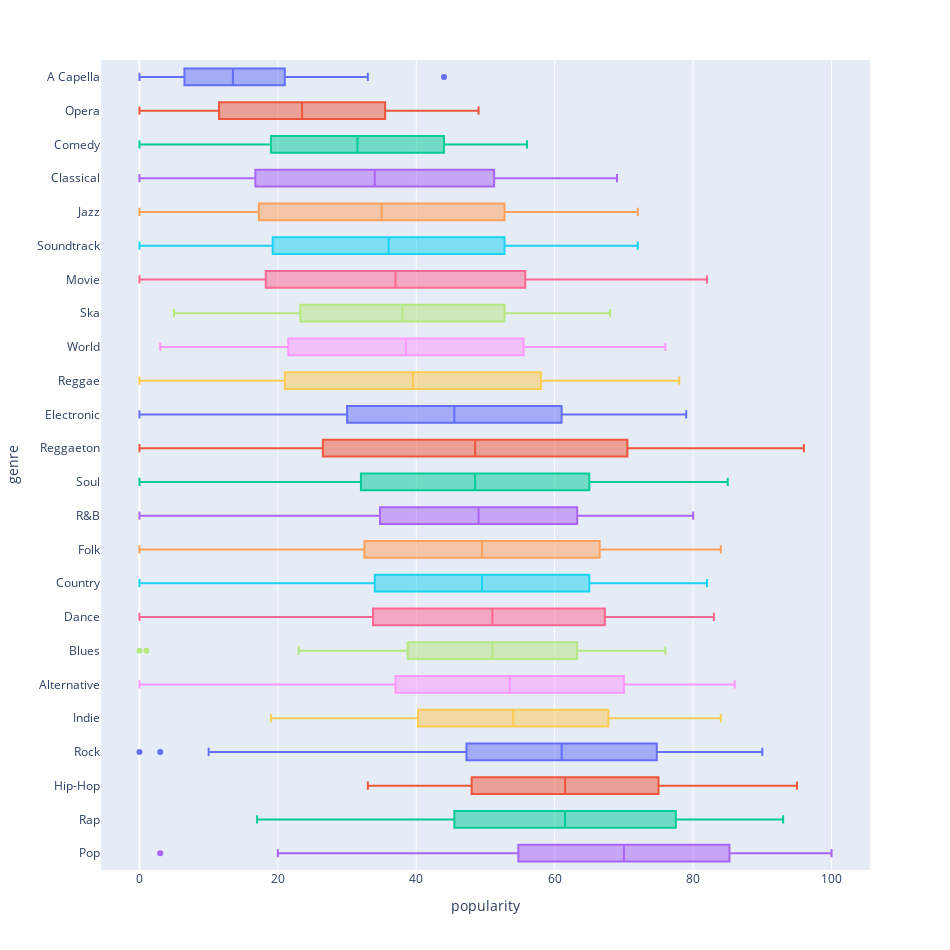

This figure's notebook cell:
### Code cell
bars = px.box(songs_merge, x="popularity", y="genre", color = 'genre', width=950, height=950)
bars.layout.update(showlegend=False)
bars

### Figure 1 — Plotly figure (JSON) as saved in the notebook; plotly's stock layout.template omitted (floating-point values rounded to 4 significant figures)
{"data": [{"alignmentgroup": "True", "hovertemplate": "genre=%{y}<br>popularity=%{x}<extra></extra>", "legendgroup": "A Capella", "marker": {"color": "#636efa"}, "name": "A Capella", "notched": false, "offsetgroup": "A Capella", "orientation": "h", "showlegend": true, "type": "box", "x": [0, 44, 33, 25, 24, 23, 22, 20, 19, 18, 17, 16, 15, 14, 26, 12, 13, 1, 3, 4, 5, 2, 7, 8, 9, 10, 11, 6], "x0": " ", "xaxis": "x", "y": ["A Capella", "A Capella", "A Capella", "A Capella", "A Capella", "A Capella", "A Capella", "A Capella", "A Capella", "A Capella", "A Capella", "A Capella", "A Capella", "A Capella", "A Capella", "A Capella", "A Capella", "A Capella", "A Capella", "A Capella", "A Capella", "A Capella", "A Capella", "A Capella", "A Capella", "A Capella", "A Capella", "A Capella"], "y0": " ", "yaxis": "y"}, {"alignmentgroup": "True", "hovertemplate": "genre=%{y}<br>popularity=%{x}<extra></extra>", "legendgroup": "Opera", "marker": {"color": "#EF553B"}, "name": "Opera", "notched": false, "offsetgroup": "Opera", "orientation": "h", "showlegend": true, "type": "box", "x": [26, 34, 27, 28, 29, 30, 31, 32, 33, 35, 42, 37, 38, 39, 40, 41, 43, 44, 45, 48, 25, 36, 24, 10, 22, 0, 1, 2, 3, 4, 5, 6, 7, 8, 9, 23, 49, 12, 13, 14, 15, 16, 17, 18, 19, 20, 21, 11], "x0": " ", "xaxis": "x", "y": ["Opera", "Opera", "Opera", "Opera", "Opera", "Opera", "Opera", "Opera", "Opera", "Opera", "Opera", "Opera", "Opera", "Opera", "Opera", "Opera", "Opera", "Opera", "Opera", "Opera", "Opera", "Opera", "Opera", "Opera", "Opera", "Opera", "Opera", "Opera", "Opera", "Opera", "Opera", "Opera", "Opera", "Opera", "Opera", "Opera", "Opera", "Opera", "Opera", "Opera", "Opera", "Opera", "Opera", "Opera", "Opera", "Opera", "Opera", "Opera"], "y0": " ", "yaxis": "y"}, {"alignmentgroup": "True", "hovertemplate": "genre=%{y}<br>popularity=%{x}<extra></extra>", "legendgroup": "Comedy", "marker": {"color": "#00cc96"}, "name": "Comedy", "notched": false, "offsetgroup": "Comedy", "orientation": "h", "showlegend": true, "type": "box", "x": [0, 12, 25, 18, 19, 20, 21, 22, 23, 24, 8, 26, 27, 28, 29, 30, 31, 32, 33, 34, 35, 36, 37, 38, 17, 39, 16, 14, 56, 55, 54, 53, 52, 51, 50, 49, 48, 15, 47, 45, 44, 43, 42, 9, 10, 11, 41, 13, 46, 40], "x0": " ", "xaxis": "x", "y": ["Comedy", "Comedy", "Comedy", "Comedy", "Comedy", "Comedy", "Comedy", "Comedy", "Comedy", "Comedy", "Comedy", "Comedy", "Comedy", "Comedy", "Comedy", "Comedy", "Comedy", "Comedy", "Comedy", "Comedy", "Comedy", "Comedy", "Comedy", "Comedy", "Comedy", "Comedy", "Comedy", "Comedy", "Comedy", "Comedy", "Comedy", "Comedy", "Comedy", "Comedy", "Comedy", "Comedy", "Comedy", "Comedy", "Comedy", "Comedy", "Comedy", "Comedy", "Comedy", "Comedy", "Comedy", "Comedy", "Comedy", "Comedy", "Comedy", "Comedy"], "y0": " ", "yaxis": "y"}, {"alignmentgroup": "True", "hovertemplate": "genre=%{y}<br>popularity=%{x}<extra></extra>", "legendgroup": "Classical", "marker": {"color": "#ab63fa"}, "name": "Classical", "notched": false, "offsetgroup": "Classical", "orientation": "h", "showlegend": true, "type": "box", "x": [45, 28, 44, 29, 30, 31, 32, 33, 34, 35, 36, 37, 38, 39, 40, 41, 42, 43, 46, 47, 63, 49, 69, 68, 66, 65, 64, 27, 62, 61, 48, 59, 57, 56, 55, 54, 53, 52, 51, 50, 58, 26, 60, 24, 0, 1, 2, 3, 4, 5, 6, 7, 8, 9, 10, 11, 25, 13, 23, 22, 21, 20, 19, 12, 17, 16, 15, 14, 18], "x0": " ", "xaxis": "x", "y": ["Classical", "Classical", "Classical", "Classical", "Classical", "Classical", "Classical", "Classical", "Classical", "Classical", "Classical", "Classical", "Classical", "Classical", "Classical", "Classical", "Classical", "Classical", "Classical", "Classical", "Classical", "Classical", "Classical", "Classical", "Classical", "Classical", "Classical", "Classical", "Classical", "Classical", "Classical", "Classical", "Classical", "Classical", "Classical", "Classical", "Classical", "Classical", "Classical", "Classical", "Classical", "Classical", "Classical", "Classical", "Classical", "Classical", "Classical", "Classical", "Classical", "Classical", "Classical", "Classical", "Classical", "Classical", "Classical", "Classical", "Classical", "Classical", "Classical", "Classical", "Classical", "Classical", "Classical", "Classical", "Classical", "Classical", "Classical", "Classical", "Classical"], "y0": " ", "yaxis": "y"}, {"alignmentgroup": "True", "hovertemplate": "genre=%{y}<br>popularity=%{x}<extra></extra>", "legendgroup": "Jazz", "marker": {"color": "#FFA15A"}, "name": "Jazz", "notched": false, "offsetgroup": "Jazz", "orientation": "h", "showlegend": true, "type": "box", "x": [51, 50, 49, 48, 47, 46, 43, 44, 42, 41, 52, 40, 39, 45, 53, 58, 55, 69, 68, 67, 66, 65, 64, 54, 63, 61, 60, 59, 38, 57, 56, 62, 37, 31, 35, 15, 14, 13, 12, 11, 10, 16, 9, 7, 6, 5, 4, 3, 2, 8, 36, 17, 19, 34, 33, 32, 30, 29, 28, 18, 27, 25, 72, 23, 22, 21, 20, 26, 24, 0, 1], "x0": " ", "xaxis": "x", "y": ["Jazz", "Jazz", "Jazz", "Jazz", "Jazz", "Jazz", "Jazz", "Jazz", "Jazz", "Jazz", "Jazz", "Jazz", "Jazz", "Jazz", "Jazz", "Jazz", "Jazz", "Jazz", "Jazz", "Jazz", "Jazz", "Jazz", "Jazz", "Jazz", "Jazz", "Jazz", "Jazz", "Jazz", "Jazz", "Jazz", "Jazz", "Jazz", "Jazz", "Jazz", "Jazz", "Jazz", "Jazz", "Jazz", "Jazz", "Jazz", "Jazz", "Jazz", "Jazz", "Jazz", "Jazz", "Jazz", "Jazz", "Jazz", "Jazz", "Jazz", "Jazz", "Jazz", "Jazz", "Jazz", "Jazz", "Jazz", "Jazz", "Jazz", "Jazz", "Jazz", "Jazz", "Jazz", "Jazz", "Jazz", "Jazz", "Jazz", "Jazz", "Jazz", "Jazz", "Jazz", "Jazz"], "y0": " ", "yaxis": "y"}, {"alignmentgroup": "True", "hovertemplate": "genre=%{y}<br>popularity=%{x}<extra></extra>", "legendgroup": "Soundtrack", "marker": {"color": "#19d3f3"}, "name": "Soundtrack", "notched": false, "offsetgroup": "Soundtrack", "orientation": "h", "showlegend": true, "type": "box", "x": [35, 49, 48, 47, 46, 45, 50, 44, 42, 41, 40, 39, 38, 37, 43, 51, 52, 53, 54, 55, 56, 57, 58, 59, 60, 61, 62, 63, 64, 65, 66, 36, 72, 34, 33, 0, 1, 2, 3, 4, 5, 6, 7, 8, 10, 11, 12, 13, 14, 67, 15, 19, 20, 21, 22, 23, 24, 25, 26, 27, 28, 29, 30, 31, 32, 18, 68], "x0": " ", "xaxis": "x", "y": ["Soundtrack", "Soundtrack", "Soundtrack", "Soundtrack", "Soundtrack", "Soundtrack", "Soundtrack", "Soundtrack", "Soundtrack", "Soundtrack", "Soundtrack", "Soundtrack", "Soundtrack", "Soundtrack", "Soundtrack", "Soundtrack", "Soundtrack", "Soundtrack", "Soundtrack", "Soundtrack", "Soundtrack", "Soundtrack", "Soundtrack", "Soundtrack", "Soundtrack", "Soundtrack", "Soundtrack", "Soundtrack", "Soundtrack", "Soundtrack", "Soundtrack", "Soundtrack", "Soundtrack", "Soundtrack", "Soundtrack", "Soundtrack", "Soundtrack", "Soundtrack", "Soundtrack", "Soundtrack", "Soundtrack", "Soundtrack", "Soundtrack", "Soundtrack", "Soundtrack", "Soundtrack", "Soundtrack", "Soundtrack", "Soundtrack", "Soundtrack", "Soundtrack", "Soundtrack", "Soundtrack", "Soundtrack", "Soundtrack", "Soundtrack", "Soundtrack", "Soundtrack", "Soundtrack", "Soundtrack", "Soundtrack", "Soundtrack", "Soundtrack", "Soundtrack", "Soundtrack", "Soundtrack", "Soundtrack"], "y0": " ", "yaxis": "y"}, {"alignmentgroup": "True", "hovertemplate": "genre=%{y}<br>popularity=%{x}<extra></extra>", "legendgroup": "Movie", "marker": {"color": "#FF6692"}, "name": "Movie", "notched": false, "offsetgroup": "Movie", "orientation": "h", "showlegend": true, "type": "box", "x": [72, 82, 0, 1, 52, 51, 50, 76, 48, 47, 53, 46, 44, 43, 42, 40, 39, 38, 45, 37, 54, 56, 71, 69, 68, 67, 66, 65, 55, 64, 62, 61, 60, 59, 58, 57, 63, 74, 36, 34, 15, 14, 13, 12, 11, 10, 16, 9, 7, 6, 5, 4, 3, 2, 8, 35, 17, 19, 33, 32, 31, 30, 29, 28, 18, 27, 25, 24, 23, 22, 21, 20, 26, 49, 41], "x0": " ", "xaxis": "x", "y": ["Movie", "Movie", "Movie", "Movie", "Movie", "Movie", "Movie", "Movie", "Movie", "Movie", "Movie", "Movie", "Movie", "Movie", "Movie", "Movie", "Movie", "Movie", "Movie", "Movie", "Movie", "Movie", "Movie", "Movie", "Movie", "Movie", "Movie", "Movie", "Movie", "Movie", "Movie", "Movie", "Movie", "Movie", "Movie", "Movie", "Movie", "Movie", "Movie", "Movie", "Movie", "Movie", "Movie", "Movie", "Movie", "Movie", "Movie", "Movie", "Movie", "Movie", "Movie", "Movie", "Movie", "Movie", "Movie", "Movie", "Movie", "Movie", "Movie", "Movie", "Movie", "Movie", "Movie", "Movie", "Movie", "Movie", "Movie", "Movie", "Movie", "Movie", "Movie", "Movie", "Movie", "Movie", "Movie"], "y0": " ", "yaxis": "y"}, {"alignmentgroup": "True", "hovertemplate": "genre=%{y}<br>popularity=%{x}<extra></extra>", "legendgroup": "Ska", "marker": {"color": "#B6E880"}, "name": "Ska", "notched": false, "offsetgroup": "Ska", "orientation": "h", "showlegend": true, "type": "box", "x": [25, 41, 42, 43, 44, 45, 46, 47, 48, 49, 50, 51, 52, 53, 54, 55, 56, 57, 58, 59, 60, 61, 62, 63, 64, 65, 66, 68, 40, 38, 39, 21, 10, 11, 12, 13, 14, 15, 16, 17, 18, 19, 20, 37, 5, 22, 24, 26, 27, 28, 29, 30, 31, 32, 33, 34, 35, 36, 23], "x0": " ", "xaxis": "x", "y": ["Ska", "Ska", "Ska", "Ska", "Ska", "Ska", "Ska", "Ska", "Ska", "Ska", "Ska", "Ska", "Ska", "Ska", "Ska", "Ska", "Ska", "Ska", "Ska", "Ska", "Ska", "Ska", "Ska", "Ska", "Ska", "Ska", "Ska", "Ska", "Ska", "Ska", "Ska", "Ska", "Ska", "Ska", "Ska", "Ska", "Ska", "Ska", "Ska", "Ska", "Ska", "Ska", "Ska", "Ska", "Ska", "Ska", "Ska", "Ska", "Ska", "Ska", "Ska", "Ska", "Ska", "Ska", "Ska", "Ska", "Ska", "Ska", "Ska"], "y0": " ", "yaxis": "y"}, {"alignmentgroup": "True", "hovertemplate": "genre=%{y}<br>popularity=%{x}<extra></extra>", "legendgroup": "World", "marker": {"color": "#FF97FF"}, "name": "World", "notched": false, "offsetgroup": "World", "orientation": "h", "showlegend": true, "type": "box", "x": [3, 4, 72, 5, 76, 9, 43, 44, 45, 46, 47, 48, 49, 50, 51, 52, 53, 70, 54, 42, 55, 58, 59, 60, 61, 62, 63, 64, 65, 66, 67, 68, 69, 8, 56, 41, 57, 39, 10, 40, 11, 12, 13, 14, 15, 16, 18, 19, 20, 21, 22, 23, 17, 25, 37, 24, 36, 35, 34, 32, 31, 33, 30, 29, 28, 27, 26, 38], "x0": " ", "xaxis": "x", "y": ["World", "World", "World", "World", "World", "World", "World", "World", "World", "World", "World", "World", "World", "World", "World", "World", "World", "World", "World", "World", "World", "World", "World", "World", "World", "World", "World", "World", "World", "World", "World", "World", "World", "World", "World", "World", "World", "World", "World", "World", "World", "World", "World", "World", "World", "World", "World", "World", "World", "World", "World", "World", "World", "World", "World", "World", "World", "World", "World", "World", "World", "World", "World", "World", "World", "World", "World", "World"], "y0": " ", "yaxis": "y"}, {"alignmentgroup": "True", "hovertemplate": "genre=%{y}<br>popularity=%{x}<extra></extra>", "legendgroup": "Reggae", "marker": {"color": "#FECB52"}, "name": "Reggae", "notched": false, "offsetgroup": "Reggae", "orientation": "h", "showlegend": true, "type": "box", "x": [27, 23, 24, 25, 26, 22, 28, 34, 30, 31, 32, 33, 35, 21, 36, 29, 20, 3, 18, 37, 0, 1, 2, 4, 5, 6, 8, 9, 10, 11, 13, 14, 15, 16, 19, 38, 61, 40, 62, 63, 64, 65, 66, 67, 39, 70, 71, 73, 74, 75, 76, 77, 78, 60, 59, 68, 57, 58, 41, 42, 43, 44, 46, 47, 48, 45, 50, 51, 52, 53, 54, 55, 56, 49], "x0": " ", "xaxis": "x", "y": ["Reggae", "Reggae", "Reggae", "Reggae", "Reggae", "Reggae", "Reggae", "Reggae", "Reggae", "Reggae", "Reggae", "Reggae", "Reggae", "Reggae", "Reggae", "Reggae", "Reggae", "Reggae", "Reggae", "Reggae", "Reggae", "Reggae", "Reggae", "Reggae", "Reggae", "Reggae", "Reggae", "Reggae", "Reggae", "Reggae", "Reggae", "Reggae", "Reggae", "Reggae", "Reggae", "Reggae", "Reggae", "Reggae", "Reggae", "Reggae", "Reggae", "Reggae", "Reggae", "Reggae", "Reggae", "Reggae", "Reggae", "Reggae", "Reggae", "Reggae", "Reggae", "Reggae", "Reggae", "Reggae", "Reggae", "Reggae", "Reggae", "Reggae", "Reggae", "Reggae", "Reggae", "Reggae", "Reggae", "Reggae", "Reggae", "Reggae", "Reggae", "Reggae", "Reggae", "Reggae", "Reggae", "Reggae", "Reggae", "Reggae"], "y0": " ", "yaxis": "y"}, {"alignmentgroup": "True", "hovertemplate": "genre=%{y}<br>popularity=%{x}<extra></extra>", "legendgroup": "Electronic", "marker": {"color": "#636efa"}, "name": "Electronic", "notched": false, "offsetgroup": "Electronic", "orientation": "h", "showlegend": true, "type": "box", "x": [24, 30, 29, 28, 27, 26, 25, 23, 31, 21, 20, 19, 18, 17, 3, 0, 33, 22, 32, 34, 35, 59, 60, 61, 62, 63, 64, 65, 66, 58, 67, 69, 70, 71, 72, 73, 74, 76, 79, 68, 57, 36, 55, 56, 37, 38, 39, 40, 42, 43, 44, 45, 41, 47, 48, 49, 50, 51, 52, 53, 46, 54], "x0": " ", "xaxis": "x", "y": ["Electronic", "Electronic", "Electronic", "Electronic", "Electronic", "Electronic", "Electronic", "Electronic", "Electronic", "Electronic", "Electronic", "Electronic", "Electronic", "Electronic", "Electronic", "Electronic", "Electronic", "Electronic", "Electronic", "Electronic", "Electronic", "Electronic", "Electronic", "Electronic", "Electronic", "Electronic", "Electronic", "Electronic", "Electronic", "Electronic", "Electronic", "Electronic", "Electronic", "Electronic", "Electronic", "Electronic", "Electronic", "Electronic", "Electronic", "Electronic", "Electronic", "Electronic", "Electronic", "Electronic", "Electronic", "Electronic", "Electronic", "Electronic", "Electronic", "Electronic", "Electronic", "Electronic", "Electronic", "Electronic", "Electronic", "Electronic", "Electronic", "Electronic", "Electronic", "Electronic", "Electronic", "Electronic"], "y0": " ", "yaxis": "y"}, {"alignmentgroup": "True", "hovertemplate": "genre=%{y}<br>popularity=%{x}<extra></extra>", "legendgroup": "Reggaeton", "marker": {"color": "#EF553B"}, "name": "Reggaeton", "notched": false, "offsetgroup": "Reggaeton", "orientation": "h", "showlegend": true, "type": "box", "x": [80, 81, 82, 86, 84, 85, 79, 83, 78, 68, 76, 75, 74, 73, 72, 71, 70, 69, 87, 67, 77, 88, 92, 51, 66, 96, 95, 90, 63, 28, 27, 26, 25, 24, 23, 22, 21, 29, 20, 18, 17, 16, 15, 14, 13, 12, 11, 19, 10, 30, 32, 50, 49, 48, 47, 46, 45, 44, 43, 31, 42, 40, 39, 38, 37, 36, 35, 34, 33, 41, 9, 8, 7, 53, 55, 56, 57, 58, 59, 60, 61, 62, 54, 5, 0, 64, 65, 52], "x0": " ", "xaxis": "x", "y": ["Reggaeton", "Reggaeton", "Reggaeton", "Reggaeton", "Reggaeton", "Reggaeton", "Reggaeton", "Reggaeton", "Reggaeton", "Reggaeton", "Reggaeton", "Reggaeton", "Reggaeton", "Reggaeton", "Reggaeton", "Reggaeton", "Reggaeton", "Reggaeton", "Reggaeton", "Reggaeton", "Reggaeton", "Reggaeton", "Reggaeton", "Reggaeton", "Reggaeton", "Reggaeton", "Reggaeton", "Reggaeton", "Reggaeton", "Reggaeton", "Reggaeton", "Reggaeton", "Reggaeton", "Reggaeton", "Reggaeton", "Reggaeton", "Reggaeton", "Reggaeton", "Reggaeton", "Reggaeton", "Reggaeton", "Reggaeton", "Reggaeton", "Reggaeton", "Reggaeton", "Reggaeton", "Reggaeton", "Reggaeton", "Reggaeton", "Reggaeton", "Reggaeton", "Reggaeton", "Reggaeton", "Reggaeton", "Reggaeton", "Reggaeton", "Reggaeton", "Reggaeton", "Reggaeton", "Reggaeton", "Reggaeton", "Reggaeton", "Reggaeton", "Reggaeton", "Reggaeton", "Reggaeton", "Reggaeton", "Reggaeton", "Reggaeton", "Reggaeton", "Reggaeton", "Reggaeton", "Reggaeton", "Reggaeton", "Reggaeton", "Reggaeton", "Reggaeton", "Reggaeton", "Reggaeton", "Reggaeton", "Reggaeton", "Reggaeton", "Reggaeton", "Reggaeton", "Reggaeton", "Reggaeton", "Reggaeton", "Reggaeton"], "y0": " ", "yaxis": "y"}, {"alignmentgroup": "True", "hovertemplate": "genre=%{y}<br>popularity=%{x}<extra></extra>", "legendgroup": "Soul", "marker": {"color": "#00cc96"}, "name": "Soul", "notched": false, "offsetgroup": "Soul", "orientation": "h", "showlegend": true, "type": "box", "x": [47, 5, 1, 36, 38, 39, 40, 41, 42, 43, 44, 45, 46, 48, 49, 50, 51, 52, 0, 37, 74, 75, 76, 77, 78, 79, 81, 73, 85, 72, 71, 70, 53, 54, 55, 56, 57, 58, 59, 60, 61, 62, 63, 64, 65, 66, 67, 68, 69, 7, 13, 18, 20, 22, 25, 26, 27, 12, 29, 30, 31, 32, 33, 34, 35, 28], "x0": " ", "xaxis": "x", "y": ["Soul", "Soul", "Soul", "Soul", "Soul", "Soul", "Soul", "Soul", "Soul", "Soul", "Soul", "Soul", "Soul", "Soul", "Soul", "Soul", "Soul", "Soul", "Soul", "Soul", "Soul", "Soul", "Soul", "Soul", "Soul", "Soul", "Soul", "Soul", "Soul", "Soul", "Soul", "Soul", "Soul", "Soul", "Soul", "Soul", "Soul", "Soul", "Soul", "Soul", "Soul", "Soul", "Soul", "Soul", "Soul", "Soul", "Soul", "Soul", "Soul", "Soul", "Soul", "Soul", "Soul", "Soul", "Soul", "Soul", "Soul", "Soul", "Soul", "Soul", "Soul", "Soul", "Soul", "Soul", "Soul", "Soul"], "y0": " ", "yaxis": "y"}, {"alignmentgroup": "True", "hovertemplate": "genre=%{y}<br>popularity=%{x}<extra></extra>", "legendgroup": "R&B", "marker": {"color": "#ab63fa"}, "name": "R&B", "notched": false, "offsetgroup": "R&B", "orientation": "h", "showlegend": true, "type": "box", "x": [44, 45, 46, 47, 48, 49, 50, 54, 52, 53, 55, 56, 57, 58, 43, 51, 42, 20, 40, 36, 35, 34, 32, 31, 30, 29, 41, 28, 59, 18, 17, 13, 12, 39, 0, 27, 60, 1, 62, 61, 80, 79, 75, 74, 73, 72, 71, 38, 69, 70, 64, 65, 63, 67, 37, 68, 66], "x0": " ", "xaxis": "x", "y": ["R&B", "R&B", "R&B", "R&B", "R&B", "R&B", "R&B", "R&B", "R&B", "R&B", "R&B", "R&B", "R&B", "R&B", "R&B", "R&B", "R&B", "R&B", "R&B", "R&B", "R&B", "R&B", "R&B", "R&B", "R&B", "R&B", "R&B", "R&B", "R&B", "R&B", "R&B", "R&B", "R&B", "R&B", "R&B", "R&B", "R&B", "R&B", "R&B", "R&B", "R&B", "R&B", "R&B", "R&B", "R&B", "R&B", "R&B", "R&B", "R&B", "R&B", "R&B", "R&B", "R&B", "R&B", "R&B", "R&B", "R&B"], "y0": " ", "yaxis": "y"}, {"alignmentgroup": "True", "hovertemplate": "genre=%{y}<br>popularity=%{x}<extra></extra>", "legendgroup": "Folk", "marker": {"color": "#FFA15A"}, "name": "Folk", "notched": false, "offsetgroup": "Folk", "orientation": "h", "showlegend": true, "type": "box", "x": [56, 62, 58, 59, 60, 61, 63, 68, 65, 66, 67, 69, 70, 71, 72, 74, 64, 73, 57, 75, 55, 76, 77, 78, 79, 80, 81, 83, 84, 54, 29, 52, 28, 27, 26, 25, 24, 23, 17, 15, 14, 12, 1, 53, 0, 30, 13, 32, 51, 31, 50, 49, 48, 47, 46, 44, 43, 42, 41, 45, 35, 39, 38, 37, 36, 40, 34, 33], "x0": " ", "xaxis": "x", "y": ["Folk", "Folk", "Folk", "Folk", "Folk", "Folk", "Folk", "Folk", "Folk", "Folk", "Folk", "Folk", "Folk", "Folk", "Folk", "Folk", "Folk", "Folk", "Folk", "Folk", "Folk", "Folk", "Folk", "Folk", "Folk", "Folk", "Folk", "Folk", "Folk", "Folk", "Folk", "Folk", "Folk", "Folk", "Folk", "Folk", "Folk", "Folk", "Folk", "Folk", "Folk", "Folk", "Folk", "Folk", "Folk", "Folk", "Folk", "Folk", "Folk", "Folk", "Folk", "Folk", "Folk", "Folk", "Folk", "Folk", "Folk", "Folk", "Folk", "Folk", "Folk", "Folk", "Folk", "Folk", "Folk", "Folk", "Folk", "Folk"], "y0": " ", "yaxis": "y"}, {"alignmentgroup": "True", "hovertemplate": "genre=%{y}<br>popularity=%{x}<extra></extra>", "legendgroup": "Country", "marker": {"color": "#19d3f3"}, "name": "Country", "notched": false, "offsetgroup": "Country", "orientation": "h", "showlegend": true, "type": "box", "x": [31, 55, 56, 57, 58, 59, 60, 61, 62, 63, 64, 65, 66, 54, 67, 69, 70, 71, 72, 73, 74, 75, 76, 77, 78, 79, 82, 68, 53, 51, 33, 34, 35, 36, 52, 37, 39, 40, 41, 42, 43, 44, 45, 46, 47, 48, 49, 50, 38, 23, 22, 21, 20, 19, 18, 13, 11, 10, 0, 30, 28, 24], "x0": " ", "xaxis": "x", "y": ["Country", "Country", "Country", "Country", "Country", "Country", "Country", "Country", "Country", "Country", "Country", "Country", "Country", "Country", "Country", "Country", "Country", "Country", "Country", "Country", "Country", "Country", "Country", "Country", "Country", "Country", "Country", "Country", "Country", "Country", "Country", "Country", "Country", "Country", "Country", "Country", "Country", "Country", "Country", "Country", "Country", "Country", "Country", "Country", "Country", "Country", "Country", "Country", "Country", "Country", "Country", "Country", "Country", "Country", "Country", "Country", "Country", "Country", "Country", "Country", "Country", "Country"], "y0": " ", "yaxis": "y"}, {"alignmentgroup": "True", "hovertemplate": "genre=%{y}<br>popularity=%{x}<extra></extra>", "legendgroup": "Dance", "marker": {"color": "#FF6692"}, "name": "Dance", "notched": false, "offsetgroup": "Dance", "orientation": "h", "showlegend": true, "type": "box", "x": [61, 62, 63, 64, 69, 66, 67, 68, 60, 65, 59, 47, 57, 56, 55, 54, 53, 52, 51, 50, 49, 48, 46, 70, 58, 71, 73, 45, 72, 83, 82, 81, 80, 79, 78, 77, 76, 75, 74, 44, 6, 42, 43, 41, 40, 39, 38, 37, 36, 34, 33, 32, 31, 30, 29, 28, 26, 24, 23, 22, 21, 20, 19, 15, 0], "x0": " ", "xaxis": "x", "y": ["Dance", "Dance", "Dance", "Dance", "Dance", "Dance", "Dance", "Dance", "Dance", "Dance", "Dance", "Dance", "Dance", "Dance", "Dance", "Dance", "Dance", "Dance", "Dance", "Dance", "Dance", "Dance", "Dance", "Dance", "Dance", "Dance", "Dance", "Dance", "Dance", "Dance", "Dance", "Dance", "Dance", "Dance", "Dance", "Dance", "Dance", "Dance", "Dance", "Dance", "Dance", "Dance", "Dance", "Dance", "Dance", "Dance", "Dance", "Dance", "Dance", "Dance", "Dance", "Dance", "Dance", "Dance", "Dance", "Dance", "Dance", "Dance", "Dance", "Dance", "Dance", "Dance", "Dance", "Dance", "Dance"], "y0": " ", "yaxis": "y"}, {"alignmentgroup": "True", "hovertemplate": "genre=%{y}<br>popularity=%{x}<extra></extra>", "legendgroup": "Blues", "marker": {"color": "#B6E880"}, "name": "Blues", "notched": false, "offsetgroup": "Blues", "orientation": "h", "showlegend": true, "type": "box", "x": [37, 40, 39, 38, 36, 34, 33, 32, 31, 30, 25, 23, 1, 44, 45, 43, 52, 53, 54, 55, 56, 57, 58, 59, 60, 61, 62, 63, 64, 65, 66, 67, 68, 69, 70, 71, 72, 73, 75, 76, 42, 51, 50, 48, 0, 46, 47, 49, 41], "x0": " ", "xaxis": "x", "y": ["Blues", "Blues", "Blues", "Blues", "Blues", "Blues", "Blues", "Blues", "Blues", "Blues", "Blues", "Blues", "Blues", "Blues", "Blues", "Blues", "Blues", "Blues", "Blues", "Blues", "Blues", "Blues", "Blues", "Blues", "Blues", "Blues", "Blues", "Blues", "Blues", "Blues", "Blues", "Blues", "Blues", "Blues", "Blues", "Blues", "Blues", "Blues", "Blues", "Blues", "Blues", "Blues", "Blues", "Blues", "Blues", "Blues", "Blues", "Blues", "Blues"], "y0": " ", "yaxis": "y"}, {"alignmentgroup": "True", "hovertemplate": "genre=%{y}<br>popularity=%{x}<extra></extra>", "legendgroup": "Alternative", "marker": {"color": "#FF97FF"}, "name": "Alternative", "notched": false, "offsetgroup": "Alternative", "orientation": "h", "showlegend": true, "type": "box", "x": [40, 86, 57, 56, 55, 54, 53, 52, 51, 50, 49, 48, 47, 46, 45, 44, 43, 42, 41, 58, 39, 59, 61, 78, 77, 76, 75, 74, 73, 72, 71, 70, 69, 68, 67, 66, 65, 64, 63, 62, 60, 37, 38, 35, 79, 80, 36, 81, 82, 83, 84, 85, 0, 16, 17, 1, 22, 25, 26, 27, 30, 31, 32, 33, 34, 18], "x0": " ", "xaxis": "x", "y": ["Alternative", "Alternative", "Alternative", "Alternative", "Alternative", "Alternative", "Alternative", "Alternative", "Alternative", "Alternative", "Alternative", "Alternative", "Alternative", "Alternative", "Alternative", "Alternative", "Alternative", "Alternative", "Alternative", "Alternative", "Alternative", "Alternative", "Alternative", "Alternative", "Alternative", "Alternative", "Alternative", "Alternative", "Alternative", "Alternative", "Alternative", "Alternative", "Alternative", "Alternative", "Alternative", "Alternative", "Alternative", "Alternative", "Alternative", "Alternative", "Alternative", "Alternative", "Alternative", "Alternative", "Alternative", "Alternative", "Alternative", "Alternative", "Alternative", "Alternative", "Alternative", "Alternative", "Alternative", "Alternative", "Alternative", "Alternative", "Alternative", "Alternative", "Alternative", "Alternative", "Alternative", "Alternative", "Alternative", "Alternative", "Alternative", "Alternative"], "y0": " ", "yaxis": "y"}, {"alignmentgroup": "True", "hovertemplate": "genre=%{y}<br>popularity=%{x}<extra></extra>", "legendgroup": "Indie", "marker": {"color": "#FECB52"}, "name": "Indie", "notched": false, "offsetgroup": "Indie", "orientation": "h", "showlegend": true, "type": "box", "x": [78, 61, 60, 80, 79, 77, 68, 74, 73, 72, 71, 70, 69, 67, 66, 65, 64, 63, 62, 59, 75, 58, 81, 47, 57, 56, 55, 54, 53, 52, 51, 50, 49, 48, 46, 45, 44, 43, 42, 84, 40, 19, 20, 41, 22, 23, 25, 26, 21, 33, 34, 37, 38, 39, 29], "x0": " ", "xaxis": "x", "y": ["Indie", "Indie", "Indie", "Indie", "Indie", "Indie", "Indie", "Indie", "Indie", "Indie", "Indie", "Indie", "Indie", "Indie", "Indie", "Indie", "Indie", "Indie", "Indie", "Indie", "Indie", "Indie", "Indie", "Indie", "Indie", "Indie", "Indie", "Indie", "Indie", "Indie", "Indie", "Indie", "Indie", "Indie", "Indie", "Indie", "Indie", "Indie", "Indie", "Indie", "Indie", "Indie", "Indie", "Indie", "Indie", "Indie", "Indie", "Indie", "Indie", "Indie", "Indie", "Indie", "Indie", "Indie", "Indie"], "y0": " ", "yaxis": "y"}, {"alignmentgroup": "True", "hovertemplate": "genre=%{y}<br>popularity=%{x}<extra></extra>", "legendgroup": "Rock", "marker": {"color": "#636efa"}, "name": "Rock", "notched": false, "offsetgroup": "Rock", "orientation": "h", "showlegend": true, "type": "box", "x": [31, 27, 26, 25, 10, 23, 3, 0, 33, 24, 83, 35, 46, 69, 70, 71, 72, 73, 74, 75, 76, 68, 77, 79, 80, 81, 90, 89, 88, 85, 84, 78, 38, 67, 65, 47, 48, 49, 50, 51, 52, 53, 54, 66, 55, 57, 58, 59, 60, 61, 62, 63, 64, 56, 82], "x0": " ", "xaxis": "x", "y": ["Rock", "Rock", "Rock", "Rock", "Rock", "Rock", "Rock", "Rock", "Rock", "Rock", "Rock", "Rock", "Rock", "Rock", "Rock", "Rock", "Rock", "Rock", "Rock", "Rock", "Rock", "Rock", "Rock", "Rock", "Rock", "Rock", "Rock", "Rock", "Rock", "Rock", "Rock", "Rock", "Rock", "Rock", "Rock", "Rock", "Rock", "Rock", "Rock", "Rock", "Rock", "Rock", "Rock", "Rock", "Rock", "Rock", "Rock", "Rock", "Rock", "Rock", "Rock", "Rock", "Rock", "Rock", "Rock"], "y0": " ", "yaxis": "y"}, {"alignmentgroup": "True", "hovertemplate": "genre=%{y}<br>popularity=%{x}<extra></extra>", "legendgroup": "Hip-Hop", "marker": {"color": "#EF553B"}, "name": "Hip-Hop", "notched": false, "offsetgroup": "Hip-Hop", "orientation": "h", "showlegend": true, "type": "box", "x": [73, 35, 33, 61, 60, 59, 58, 57, 56, 55, 54, 53, 52, 51, 50, 62, 49, 47, 46, 45, 44, 43, 42, 41, 40, 39, 38, 36, 48, 63, 65, 64, 95, 90, 85, 84, 83, 82, 81, 80, 87, 78, 67, 79, 66, 68, 69, 71, 70, 74, 75, 76, 77, 72], "x0": " ", "xaxis": "x", "y": ["Hip-Hop", "Hip-Hop", "Hip-Hop", "Hip-Hop", "Hip-Hop", "Hip-Hop", "Hip-Hop", "Hip-Hop", "Hip-Hop", "Hip-Hop", "Hip-Hop", "Hip-Hop", "Hip-Hop", "Hip-Hop", "Hip-Hop", "Hip-Hop", "Hip-Hop", "Hip-Hop", "Hip-Hop", "Hip-Hop", "Hip-Hop", "Hip-Hop", "Hip-Hop", "Hip-Hop", "Hip-Hop", "Hip-Hop", "Hip-Hop", "Hip-Hop", "Hip-Hop", "Hip-Hop", "Hip-Hop", "Hip-Hop", "Hip-Hop", "Hip-Hop", "Hip-Hop", "Hip-Hop", "Hip-Hop", "Hip-Hop", "Hip-Hop", "Hip-Hop", "Hip-Hop", "Hip-Hop", "Hip-Hop", "Hip-Hop", "Hip-Hop", "Hip-Hop", "Hip-Hop", "Hip-Hop", "Hip-Hop", "Hip-Hop", "Hip-Hop", "Hip-Hop", "Hip-Hop", "Hip-Hop"], "y0": " ", "yaxis": "y"}, {"alignmentgroup": "True", "hovertemplate": "genre=%{y}<br>popularity=%{x}<extra></extra>", "legendgroup": "Rap", "marker": {"color": "#00cc96"}, "name": "Rap", "notched": false, "offsetgroup": "Rap", "orientation": "h", "showlegend": true, "type": "box", "x": [61, 62, 63, 64, 65, 66, 67, 68, 69, 70, 71, 72, 73, 74, 75, 76, 77, 78, 79, 80, 81, 82, 83, 84, 85, 60, 59, 58, 17, 18, 19, 21, 23, 24, 25, 26, 35, 36, 37, 38, 86, 39, 45, 46, 47, 48, 49, 50, 51, 52, 53, 54, 55, 56, 44, 87, 57, 89, 88, 22, 90, 91, 92, 93], "x0": " ", "xaxis": "x", "y": ["Rap", "Rap", "Rap", "Rap", "Rap", "Rap", "Rap", "Rap", "Rap", "Rap", "Rap", "Rap", "Rap", "Rap", "Rap", "Rap", "Rap", "Rap", "Rap", "Rap", "Rap", "Rap", "Rap", "Rap", "Rap", "Rap", "Rap", "Rap", "Rap", "Rap", "Rap", "Rap", "Rap", "Rap", "Rap", "Rap", "Rap", "Rap", "Rap", "Rap", "Rap", "Rap", "Rap", "Rap", "Rap", "Rap", "Rap", "Rap", "Rap", "Rap", "Rap", "Rap", "Rap", "Rap", "Rap", "Rap", "Rap", "Rap", "Rap", "Rap", "Rap", "Rap", "Rap", "Rap"], "y0": " ", "yaxis": "y"}, {"alignmentgroup": "True", "hovertemplate": "genre=%{y}<br>popularity=%{x}<extra></extra>", "legendgroup": "Pop", "marker": {"color": "#ab63fa"}, "name": "Pop", "notched": false, "offsetgroup": "Pop", "orientation": "h", "showlegend": true, "type": "box", "x": [59, 56, 57, 58, 60, 65, 62, 63, 64, 66, 55, 61, 54, 22, 52, 51, 49, 48, 47, 38, 30, 28, 26, 23, 67, 20, 3, 53, 68, 82, 70, 100, 99, 98, 96, 95, 94, 93, 92, 91, 90, 89, 88, 87, 69, 86, 84, 83, 81, 80, 79, 78, 77, 76, 75, 74, 73, 72, 71, 85, 97], "x0": " ", "xaxis": "x", "y": ["Pop", "Pop", "Pop", "Pop", "Pop", "Pop", "Pop", "Pop", "Pop", "Pop", "Pop", "Pop", "Pop", "Pop", "Pop", "Pop", "Pop", "Pop", "Pop", "Pop", "Pop", "Pop", "Pop", "Pop", "Pop", "Pop", "Pop", "Pop", "Pop", "Pop", "Pop", "Pop", "Pop", "Pop", "Pop", "Pop", "Pop", "Pop", "Pop", "Pop", "Pop", "Pop", "Pop", "Pop", "Pop", "Pop", "Pop", "Pop", "Pop", "Pop", "Pop", "Pop", "Pop", "Pop", "Pop", "Pop", "Pop", "Pop", "Pop", "Pop", "Pop"], "y0": " ", "yaxis": "y"}], "layout": {"boxmode": "overlay", "height": 950, "legend": {"title": {"text": "genre"}, "tracegroupgap": 0}, "margin": {"t": 60}, "showlegend": false, "width": 950, "xaxis": {"anchor": "y", "domain": [0, 1], "title": {"text": "popularity"}}, "yaxis": {"anchor": "x", "categoryarray": ["Pop", "Rap", "Hip-Hop", "Rock", "Indie", "Alternative", "Blues", "Dance", "Country", "Folk", "R&B", "Soul", "Reggaeton", "Electronic", "Reggae", "World", "Ska", "Movie", "Soundtrack", "Jazz", "Classical", "Comedy", "Opera", "A Capella"], "categoryorder": "array", "domain": [0, 1], "title": {"text": "genre"}}}}
